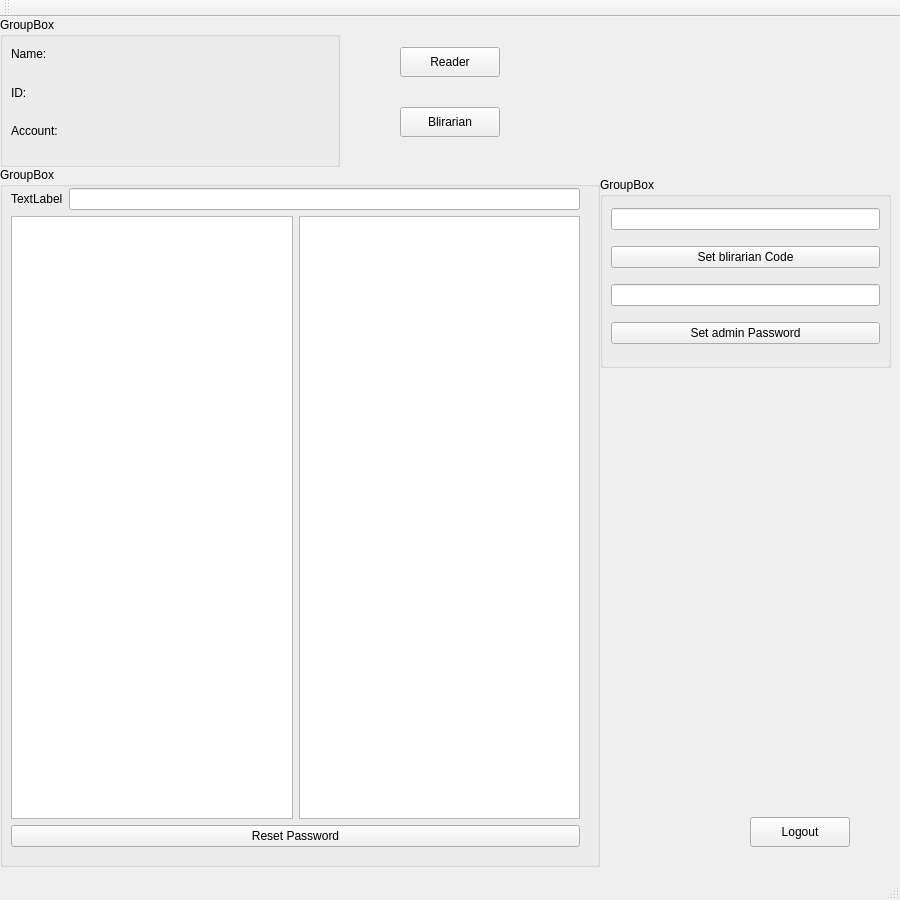
<?xml version="1.0" encoding="UTF-8"?>
<ui version="4.0">
 <class>MainWindow</class>
 <widget class="QMainWindow" name="MainWindow">
  <property name="geometry">
   <rect>
    <x>0</x>
    <y>0</y>
    <width>900</width>
    <height>900</height>
   </rect>
  </property>
  <property name="windowTitle">
   <string>MainWindow</string>
  </property>
  <widget class="QWidget" name="centralWidget">
   <widget class="QStackedWidget" name="stackedWidget">
    <property name="geometry">
     <rect>
      <x>0</x>
      <y>0</y>
      <width>900</width>
      <height>900</height>
     </rect>
    </property>
    <property name="currentIndex">
     <number>2</number>
    </property>
    <widget class="QWidget" name="page">
     <widget class="QPushButton" name="ExitBtn">
      <property name="geometry">
       <rect>
        <x>790</x>
        <y>800</y>
        <width>100</width>
        <height>30</height>
       </rect>
      </property>
      <property name="text">
       <string>EXIT</string>
      </property>
     </widget>
     <widget class="QWidget" name="layoutWidget">
      <property name="geometry">
       <rect>
        <x>13</x>
        <y>10</y>
        <width>881</width>
        <height>38</height>
       </rect>
      </property>
      <layout class="QHBoxLayout" name="horizontalLayout_5">
       <item>
        <widget class="QLabel" name="label_3">
         <property name="font">
          <font>
           <family>Ravie</family>
           <pointsize>20</pointsize>
          </font>
         </property>
         <property name="text">
          <string>LIBPRO</string>
         </property>
        </widget>
       </item>
       <item>
        <layout class="QHBoxLayout" name="horizontalLayout_4">
         <item>
          <layout class="QHBoxLayout" name="horizontalLayout_3">
           <item>
            <widget class="QLabel" name="label">
             <property name="text">
              <string>Account Name</string>
             </property>
            </widget>
           </item>
           <item>
            <widget class="QLineEdit" name="AccountEdit"/>
           </item>
          </layout>
         </item>
         <item>
          <layout class="QHBoxLayout" name="horizontalLayout_2">
           <item>
            <widget class="QLabel" name="label_2">
             <property name="text">
              <string>Password</string>
             </property>
            </widget>
           </item>
           <item>
            <widget class="QLineEdit" name="PassEdit">
             <property name="echoMode">
              <enum>QLineEdit::Password</enum>
             </property>
            </widget>
           </item>
          </layout>
         </item>
         <item>
          <layout class="QHBoxLayout" name="horizontalLayout">
           <item>
            <widget class="QPushButton" name="Loginbtn">
             <property name="text">
              <string>Login</string>
             </property>
            </widget>
           </item>
           <item>
            <widget class="QPushButton" name="Registerbtn">
             <property name="text">
              <string>Register</string>
             </property>
            </widget>
           </item>
          </layout>
         </item>
        </layout>
       </item>
      </layout>
     </widget>
     <widget class="QPushButton" name="pushButton_11">
      <property name="geometry">
       <rect>
        <x>90</x>
        <y>800</y>
        <width>113</width>
        <height>32</height>
       </rect>
      </property>
      <property name="text">
       <string>Search</string>
      </property>
     </widget>
     <widget class="QScrollArea" name="scrollArea_3">
      <property name="geometry">
       <rect>
        <x>90</x>
        <y>390</y>
        <width>700</width>
        <height>300</height>
       </rect>
      </property>
      <property name="widgetResizable">
       <bool>true</bool>
      </property>
      <widget class="QWidget" name="scrollAreaWidgetContents_3">
       <property name="geometry">
        <rect>
         <x>0</x>
         <y>0</y>
         <width>698</width>
         <height>298</height>
        </rect>
       </property>
       <widget class="QLabel" name="BookName_3">
        <property name="geometry">
         <rect>
          <x>20</x>
          <y>20</y>
          <width>660</width>
          <height>30</height>
         </rect>
        </property>
        <property name="text">
         <string>Name:</string>
        </property>
       </widget>
       <widget class="QLabel" name="BookAuthor_3">
        <property name="geometry">
         <rect>
          <x>20</x>
          <y>60</y>
          <width>660</width>
          <height>30</height>
         </rect>
        </property>
        <property name="text">
         <string>Author:</string>
        </property>
       </widget>
       <widget class="QLabel" name="BookType_3">
        <property name="geometry">
         <rect>
          <x>20</x>
          <y>100</y>
          <width>660</width>
          <height>30</height>
         </rect>
        </property>
        <property name="text">
         <string>Type:</string>
        </property>
       </widget>
       <widget class="QLabel" name="BookRate_3">
        <property name="geometry">
         <rect>
          <x>20</x>
          <y>140</y>
          <width>660</width>
          <height>30</height>
         </rect>
        </property>
        <property name="text">
         <string>Rate:</string>
        </property>
       </widget>
       <widget class="QLabel" name="BookDes_3">
        <property name="geometry">
         <rect>
          <x>20</x>
          <y>179</y>
          <width>660</width>
          <height>101</height>
         </rect>
        </property>
        <property name="text">
         <string>Describe:</string>
        </property>
       </widget>
      </widget>
     </widget>
     <widget class="QGroupBox" name="groupBox_8">
      <property name="geometry">
       <rect>
        <x>90</x>
        <y>90</y>
        <width>700</width>
        <height>270</height>
       </rect>
      </property>
      <property name="title">
       <string>GroupBox</string>
      </property>
      <widget class="QPushButton" name="BookShow_11">
       <property name="geometry">
        <rect>
         <x>20</x>
         <y>20</y>
         <width>310</width>
         <height>30</height>
        </rect>
       </property>
       <property name="text">
        <string>PushButton</string>
       </property>
      </widget>
      <widget class="QPushButton" name="BookShow_12">
       <property name="geometry">
        <rect>
         <x>20</x>
         <y>60</y>
         <width>310</width>
         <height>30</height>
        </rect>
       </property>
       <property name="text">
        <string>PushButton</string>
       </property>
      </widget>
      <widget class="QPushButton" name="BookShow_13">
       <property name="geometry">
        <rect>
         <x>20</x>
         <y>100</y>
         <width>310</width>
         <height>30</height>
        </rect>
       </property>
       <property name="text">
        <string>PushButton</string>
       </property>
      </widget>
      <widget class="QPushButton" name="BookShow_14">
       <property name="geometry">
        <rect>
         <x>20</x>
         <y>140</y>
         <width>310</width>
         <height>30</height>
        </rect>
       </property>
       <property name="text">
        <string>PushButton</string>
       </property>
      </widget>
      <widget class="QPushButton" name="BookShow_15">
       <property name="geometry">
        <rect>
         <x>20</x>
         <y>180</y>
         <width>310</width>
         <height>30</height>
        </rect>
       </property>
       <property name="text">
        <string>PushButton</string>
       </property>
      </widget>
      <widget class="QPushButton" name="BookShow_16">
       <property name="geometry">
        <rect>
         <x>370</x>
         <y>20</y>
         <width>310</width>
         <height>30</height>
        </rect>
       </property>
       <property name="text">
        <string>PushButton</string>
       </property>
      </widget>
      <widget class="QPushButton" name="BookShow_17">
       <property name="geometry">
        <rect>
         <x>370</x>
         <y>60</y>
         <width>310</width>
         <height>30</height>
        </rect>
       </property>
       <property name="text">
        <string>PushButton</string>
       </property>
      </widget>
      <widget class="QPushButton" name="BookShow_18">
       <property name="geometry">
        <rect>
         <x>370</x>
         <y>100</y>
         <width>310</width>
         <height>30</height>
        </rect>
       </property>
       <property name="text">
        <string>PushButton</string>
       </property>
      </widget>
      <widget class="QPushButton" name="BookShow_19">
       <property name="geometry">
        <rect>
         <x>370</x>
         <y>140</y>
         <width>310</width>
         <height>30</height>
        </rect>
       </property>
       <property name="text">
        <string>PushButton</string>
       </property>
      </widget>
      <widget class="QPushButton" name="BookShow_20">
       <property name="geometry">
        <rect>
         <x>370</x>
         <y>180</y>
         <width>310</width>
         <height>30</height>
        </rect>
       </property>
       <property name="text">
        <string>PushButton</string>
       </property>
      </widget>
      <widget class="QWidget" name="layoutWidget_5">
       <property name="geometry">
        <rect>
         <x>18</x>
         <y>230</y>
         <width>661</width>
         <height>32</height>
        </rect>
       </property>
       <layout class="QHBoxLayout" name="horizontalLayout_14">
        <item>
         <widget class="QPushButton" name="pushButton_12">
          <property name="text">
           <string>HOT BOOK!</string>
          </property>
         </widget>
        </item>
        <item>
         <widget class="QPushButton" name="pushButton_13">
          <property name="text">
           <string>NEW BOOK!</string>
          </property>
         </widget>
        </item>
        <item>
         <widget class="QPushButton" name="pushButton_14">
          <property name="text">
           <string>OLD GOOD BOOK!</string>
          </property>
         </widget>
        </item>
       </layout>
      </widget>
     </widget>
    </widget>
    <widget class="QWidget" name="page_2">
     <widget class="QPushButton" name="LogOut">
      <property name="geometry">
       <rect>
        <x>790</x>
        <y>800</y>
        <width>100</width>
        <height>30</height>
       </rect>
      </property>
      <property name="text">
       <string>Logout</string>
      </property>
     </widget>
     <widget class="QGroupBox" name="groupBox">
      <property name="geometry">
       <rect>
        <x>100</x>
        <y>150</y>
        <width>700</width>
        <height>270</height>
       </rect>
      </property>
      <property name="title">
       <string>GroupBox</string>
      </property>
      <widget class="QPushButton" name="BookShow">
       <property name="geometry">
        <rect>
         <x>20</x>
         <y>20</y>
         <width>310</width>
         <height>30</height>
        </rect>
       </property>
       <property name="text">
        <string>PushButton</string>
       </property>
      </widget>
      <widget class="QPushButton" name="BookShow_2">
       <property name="geometry">
        <rect>
         <x>20</x>
         <y>60</y>
         <width>310</width>
         <height>30</height>
        </rect>
       </property>
       <property name="text">
        <string>PushButton</string>
       </property>
      </widget>
      <widget class="QPushButton" name="BookShow_3">
       <property name="geometry">
        <rect>
         <x>20</x>
         <y>100</y>
         <width>310</width>
         <height>30</height>
        </rect>
       </property>
       <property name="text">
        <string>PushButton</string>
       </property>
      </widget>
      <widget class="QPushButton" name="BookShow_4">
       <property name="geometry">
        <rect>
         <x>20</x>
         <y>140</y>
         <width>310</width>
         <height>30</height>
        </rect>
       </property>
       <property name="text">
        <string>PushButton</string>
       </property>
      </widget>
      <widget class="QPushButton" name="BookShow_5">
       <property name="geometry">
        <rect>
         <x>20</x>
         <y>180</y>
         <width>310</width>
         <height>30</height>
        </rect>
       </property>
       <property name="text">
        <string>PushButton</string>
       </property>
      </widget>
      <widget class="QPushButton" name="BookShow_6">
       <property name="geometry">
        <rect>
         <x>370</x>
         <y>20</y>
         <width>310</width>
         <height>30</height>
        </rect>
       </property>
       <property name="text">
        <string>PushButton</string>
       </property>
      </widget>
      <widget class="QPushButton" name="BookShow_7">
       <property name="geometry">
        <rect>
         <x>370</x>
         <y>60</y>
         <width>310</width>
         <height>30</height>
        </rect>
       </property>
       <property name="text">
        <string>PushButton</string>
       </property>
      </widget>
      <widget class="QPushButton" name="BookShow_8">
       <property name="geometry">
        <rect>
         <x>370</x>
         <y>100</y>
         <width>310</width>
         <height>30</height>
        </rect>
       </property>
       <property name="text">
        <string>PushButton</string>
       </property>
      </widget>
      <widget class="QPushButton" name="BookShow_9">
       <property name="geometry">
        <rect>
         <x>370</x>
         <y>140</y>
         <width>310</width>
         <height>30</height>
        </rect>
       </property>
       <property name="text">
        <string>PushButton</string>
       </property>
      </widget>
      <widget class="QPushButton" name="BookShow_10">
       <property name="geometry">
        <rect>
         <x>370</x>
         <y>180</y>
         <width>310</width>
         <height>30</height>
        </rect>
       </property>
       <property name="text">
        <string>PushButton</string>
       </property>
      </widget>
      <widget class="QWidget" name="layoutWidget">
       <property name="geometry">
        <rect>
         <x>18</x>
         <y>230</y>
         <width>661</width>
         <height>32</height>
        </rect>
       </property>
       <layout class="QHBoxLayout" name="horizontalLayout_6">
        <item>
         <widget class="QPushButton" name="pushButton">
          <property name="text">
           <string>HOT BOOK!</string>
          </property>
         </widget>
        </item>
        <item>
         <widget class="QPushButton" name="pushButton_2">
          <property name="text">
           <string>NEW BOOK!</string>
          </property>
         </widget>
        </item>
        <item>
         <widget class="QPushButton" name="pushButton_3">
          <property name="text">
           <string>OLD GOOD BOOK!</string>
          </property>
         </widget>
        </item>
       </layout>
      </widget>
     </widget>
     <widget class="QScrollArea" name="scrollArea">
      <property name="geometry">
       <rect>
        <x>100</x>
        <y>450</y>
        <width>700</width>
        <height>300</height>
       </rect>
      </property>
      <property name="widgetResizable">
       <bool>true</bool>
      </property>
      <widget class="QWidget" name="scrollAreaWidgetContents">
       <property name="geometry">
        <rect>
         <x>0</x>
         <y>0</y>
         <width>698</width>
         <height>298</height>
        </rect>
       </property>
       <widget class="QLabel" name="BookName">
        <property name="geometry">
         <rect>
          <x>20</x>
          <y>20</y>
          <width>660</width>
          <height>30</height>
         </rect>
        </property>
        <property name="text">
         <string>Name:</string>
        </property>
       </widget>
       <widget class="QLabel" name="BookAuthor">
        <property name="geometry">
         <rect>
          <x>20</x>
          <y>60</y>
          <width>660</width>
          <height>30</height>
         </rect>
        </property>
        <property name="text">
         <string>Author:</string>
        </property>
       </widget>
       <widget class="QLabel" name="BookType">
        <property name="geometry">
         <rect>
          <x>20</x>
          <y>100</y>
          <width>660</width>
          <height>30</height>
         </rect>
        </property>
        <property name="text">
         <string>Type:</string>
        </property>
       </widget>
       <widget class="QLabel" name="BookRate">
        <property name="geometry">
         <rect>
          <x>20</x>
          <y>140</y>
          <width>660</width>
          <height>30</height>
         </rect>
        </property>
        <property name="text">
         <string>Rate:</string>
        </property>
       </widget>
       <widget class="QLabel" name="BookDes">
        <property name="geometry">
         <rect>
          <x>20</x>
          <y>179</y>
          <width>660</width>
          <height>101</height>
         </rect>
        </property>
        <property name="text">
         <string>Describe:</string>
        </property>
       </widget>
      </widget>
     </widget>
     <widget class="QGroupBox" name="groupBox_2">
      <property name="geometry">
       <rect>
        <x>0</x>
        <y>0</y>
        <width>340</width>
        <height>150</height>
       </rect>
      </property>
      <property name="title">
       <string>GroupBox</string>
      </property>
      <widget class="QWidget" name="layoutWidget">
       <property name="geometry">
        <rect>
         <x>0</x>
         <y>10</y>
         <width>331</width>
         <height>141</height>
        </rect>
       </property>
       <layout class="QVBoxLayout" name="verticalLayout">
        <item>
         <widget class="QLabel" name="Name">
          <property name="text">
           <string>Name:</string>
          </property>
         </widget>
        </item>
        <item>
         <widget class="QLabel" name="ID">
          <property name="text">
           <string>ID:</string>
          </property>
         </widget>
        </item>
        <item>
         <widget class="QLabel" name="AccName">
          <property name="text">
           <string>Account:</string>
          </property>
         </widget>
        </item>
        <item>
         <widget class="QPushButton" name="ChangeInfo">
          <property name="text">
           <string>Full Info</string>
          </property>
         </widget>
        </item>
        <item>
         <widget class="QPushButton" name="OK">
          <property name="text">
           <string>OK</string>
          </property>
         </widget>
        </item>
       </layout>
      </widget>
     </widget>
     <widget class="QPushButton" name="pushButton_4">
      <property name="geometry">
       <rect>
        <x>0</x>
        <y>0</y>
        <width>100</width>
        <height>30</height>
       </rect>
      </property>
      <property name="text">
       <string>User Info</string>
      </property>
     </widget>
     <widget class="QPushButton" name="AdminTab">
      <property name="geometry">
       <rect>
        <x>400</x>
        <y>30</y>
        <width>100</width>
        <height>30</height>
       </rect>
      </property>
      <property name="text">
       <string>Admin Screen</string>
      </property>
     </widget>
     <widget class="QPushButton" name="blirarian_2">
      <property name="geometry">
       <rect>
        <x>400</x>
        <y>90</y>
        <width>100</width>
        <height>30</height>
       </rect>
      </property>
      <property name="text">
       <string>Blirarian</string>
      </property>
     </widget>
     <widget class="QPushButton" name="pushButton_5">
      <property name="geometry">
       <rect>
        <x>100</x>
        <y>800</y>
        <width>100</width>
        <height>30</height>
       </rect>
      </property>
      <property name="text">
       <string>Add to cart</string>
      </property>
     </widget>
     <widget class="QPushButton" name="Cart">
      <property name="geometry">
       <rect>
        <x>280</x>
        <y>800</y>
        <width>100</width>
        <height>30</height>
       </rect>
      </property>
      <property name="text">
       <string>Go to Cart</string>
      </property>
     </widget>
     <widget class="QPushButton" name="SearchReader">
      <property name="geometry">
       <rect>
        <x>570</x>
        <y>60</y>
        <width>131</width>
        <height>32</height>
       </rect>
      </property>
      <property name="text">
       <string>Search</string>
      </property>
     </widget>
    </widget>
    <widget class="QWidget" name="page_3">
     <widget class="QGroupBox" name="groupBox_3">
      <property name="geometry">
       <rect>
        <x>0</x>
        <y>150</y>
        <width>600</width>
        <height>700</height>
       </rect>
      </property>
      <property name="title">
       <string>GroupBox</string>
      </property>
      <widget class="QWidget" name="layoutWidget">
       <property name="geometry">
        <rect>
         <x>0</x>
         <y>10</y>
         <width>591</width>
         <height>681</height>
        </rect>
       </property>
       <layout class="QVBoxLayout" name="verticalLayout_2">
        <item>
         <layout class="QHBoxLayout" name="horizontalLayout_9">
          <item>
           <widget class="QLabel" name="label_4">
            <property name="text">
             <string>TextLabel</string>
            </property>
           </widget>
          </item>
          <item>
           <widget class="QLineEdit" name="lineEdit"/>
          </item>
         </layout>
        </item>
        <item>
         <layout class="QHBoxLayout" name="horizontalLayout_8">
          <item>
           <widget class="QListWidget" name="listWidget"/>
          </item>
          <item>
           <widget class="QListWidget" name="listWidget_2"/>
          </item>
         </layout>
        </item>
        <item>
         <layout class="QHBoxLayout" name="horizontalLayout_7">
          <item>
           <widget class="QPushButton" name="pushButton_6">
            <property name="text">
             <string>Reset Password</string>
            </property>
           </widget>
          </item>
         </layout>
        </item>
       </layout>
      </widget>
     </widget>
     <widget class="QPushButton" name="Exit">
      <property name="geometry">
       <rect>
        <x>750</x>
        <y>800</y>
        <width>100</width>
        <height>30</height>
       </rect>
      </property>
      <property name="text">
       <string>Logout</string>
      </property>
     </widget>
     <widget class="QGroupBox" name="groupBox_4">
      <property name="geometry">
       <rect>
        <x>0</x>
        <y>0</y>
        <width>340</width>
        <height>150</height>
       </rect>
      </property>
      <property name="title">
       <string>GroupBox</string>
      </property>
      <widget class="QWidget" name="layoutWidget_2">
       <property name="geometry">
        <rect>
         <x>0</x>
         <y>10</y>
         <width>331</width>
         <height>131</height>
        </rect>
       </property>
       <layout class="QVBoxLayout" name="verticalLayout_3">
        <item>
         <widget class="QLabel" name="Name_2">
          <property name="text">
           <string>Name:</string>
          </property>
         </widget>
        </item>
        <item>
         <widget class="QLabel" name="ID_2">
          <property name="text">
           <string>ID:</string>
          </property>
         </widget>
        </item>
        <item>
         <widget class="QLabel" name="AccName_2">
          <property name="text">
           <string>Account:</string>
          </property>
         </widget>
        </item>
       </layout>
      </widget>
     </widget>
     <widget class="QPushButton" name="Reader">
      <property name="geometry">
       <rect>
        <x>400</x>
        <y>30</y>
        <width>100</width>
        <height>30</height>
       </rect>
      </property>
      <property name="text">
       <string>Reader</string>
      </property>
     </widget>
     <widget class="QPushButton" name="blirarian">
      <property name="geometry">
       <rect>
        <x>400</x>
        <y>90</y>
        <width>100</width>
        <height>30</height>
       </rect>
      </property>
      <property name="text">
       <string>Blirarian</string>
      </property>
     </widget>
     <widget class="QGroupBox" name="groupBox_7">
      <property name="geometry">
       <rect>
        <x>600</x>
        <y>160</y>
        <width>291</width>
        <height>191</height>
       </rect>
      </property>
      <property name="title">
       <string>GroupBox</string>
      </property>
      <widget class="QWidget" name="layoutWidget">
       <property name="geometry">
        <rect>
         <x>0</x>
         <y>10</y>
         <width>291</width>
         <height>181</height>
        </rect>
       </property>
       <layout class="QVBoxLayout" name="verticalLayout_9">
        <item>
         <widget class="QLineEdit" name="lineEdit_3"/>
        </item>
        <item>
         <widget class="QPushButton" name="blirarian_3">
          <property name="text">
           <string>Set blirarian Code</string>
          </property>
         </widget>
        </item>
        <item>
         <widget class="QLineEdit" name="lineEdit_4"/>
        </item>
        <item>
         <widget class="QPushButton" name="blirarian_4">
          <property name="text">
           <string>Set admin Password</string>
          </property>
         </widget>
        </item>
       </layout>
      </widget>
     </widget>
    </widget>
    <widget class="QWidget" name="page_4">
     <widget class="QGroupBox" name="groupBox_5">
      <property name="geometry">
       <rect>
        <x>0</x>
        <y>0</y>
        <width>340</width>
        <height>150</height>
       </rect>
      </property>
      <property name="title">
       <string>GroupBox</string>
      </property>
      <widget class="QWidget" name="layoutWidget_3">
       <property name="geometry">
        <rect>
         <x>0</x>
         <y>10</y>
         <width>331</width>
         <height>131</height>
        </rect>
       </property>
       <layout class="QVBoxLayout" name="verticalLayout_4">
        <item>
         <widget class="QLabel" name="Name_3">
          <property name="text">
           <string>Name:</string>
          </property>
         </widget>
        </item>
        <item>
         <widget class="QLabel" name="ID_3">
          <property name="text">
           <string>ID:</string>
          </property>
         </widget>
        </item>
        <item>
         <widget class="QLabel" name="AccName_3">
          <property name="text">
           <string>Account:</string>
          </property>
         </widget>
        </item>
       </layout>
      </widget>
     </widget>
     <widget class="QPushButton" name="Reader111">
      <property name="geometry">
       <rect>
        <x>400</x>
        <y>30</y>
        <width>100</width>
        <height>30</height>
       </rect>
      </property>
      <property name="text">
       <string>Admin</string>
      </property>
     </widget>
     <widget class="QPushButton" name="Admin111">
      <property name="geometry">
       <rect>
        <x>400</x>
        <y>90</y>
        <width>100</width>
        <height>30</height>
       </rect>
      </property>
      <property name="text">
       <string>Reader</string>
      </property>
     </widget>
     <widget class="QPushButton" name="logoutblirarian">
      <property name="geometry">
       <rect>
        <x>750</x>
        <y>800</y>
        <width>100</width>
        <height>30</height>
       </rect>
      </property>
      <property name="text">
       <string>Logout</string>
      </property>
     </widget>
     <widget class="QPushButton" name="Admin111_2">
      <property name="geometry">
       <rect>
        <x>560</x>
        <y>90</y>
        <width>100</width>
        <height>30</height>
       </rect>
      </property>
      <property name="text">
       <string>Add Book</string>
      </property>
     </widget>
     <widget class="QWidget" name="layoutWidget">
      <property name="geometry">
       <rect>
        <x>0</x>
        <y>190</y>
        <width>681</width>
        <height>241</height>
       </rect>
      </property>
      <layout class="QVBoxLayout" name="verticalLayout_5">
       <item>
        <widget class="QLabel" name="label_5">
         <property name="text">
          <string>List of request</string>
         </property>
        </widget>
       </item>
       <item>
        <layout class="QHBoxLayout" name="horizontalLayout_10">
         <item>
          <widget class="QListWidget" name="listWidget_3"/>
         </item>
         <item>
          <widget class="QListWidget" name="listWidget_4"/>
         </item>
        </layout>
       </item>
       <item>
        <widget class="QPushButton" name="accept">
         <property name="text">
          <string>Accept</string>
         </property>
        </widget>
       </item>
      </layout>
     </widget>
     <widget class="QWidget" name="layoutWidget">
      <property name="geometry">
       <rect>
        <x>0</x>
        <y>430</y>
        <width>681</width>
        <height>401</height>
       </rect>
      </property>
      <layout class="QVBoxLayout" name="verticalLayout_8">
       <item>
        <layout class="QHBoxLayout" name="horizontalLayout_13">
         <item>
          <widget class="QLabel" name="label_7">
           <property name="text">
            <string> Search Book:  </string>
           </property>
          </widget>
         </item>
         <item>
          <widget class="QLineEdit" name="lineEdit_2">
           <property name="text">
            <string/>
           </property>
          </widget>
         </item>
        </layout>
       </item>
       <item>
        <layout class="QHBoxLayout" name="horizontalLayout_12">
         <item>
          <widget class="QListWidget" name="listWidget_7"/>
         </item>
         <item>
          <widget class="QListWidget" name="listWidget_8"/>
         </item>
        </layout>
       </item>
       <item>
        <widget class="QPushButton" name="pushButton_7">
         <property name="text">
          <string>Delete Book</string>
         </property>
        </widget>
       </item>
       <item>
        <widget class="QPushButton" name="pushButton_9">
         <property name="text">
          <string>Change Info</string>
         </property>
        </widget>
       </item>
      </layout>
     </widget>
    </widget>
    <widget class="QWidget" name="page_6">
     <widget class="QComboBox" name="comboBox">
      <property name="geometry">
       <rect>
        <x>90</x>
        <y>40</y>
        <width>104</width>
        <height>26</height>
       </rect>
      </property>
     </widget>
     <widget class="QScrollArea" name="scrollArea_2">
      <property name="geometry">
       <rect>
        <x>80</x>
        <y>290</y>
        <width>671</width>
        <height>261</height>
       </rect>
      </property>
      <property name="widgetResizable">
       <bool>true</bool>
      </property>
      <widget class="QWidget" name="scrollAreaWidgetContents_2">
       <property name="geometry">
        <rect>
         <x>0</x>
         <y>0</y>
         <width>669</width>
         <height>259</height>
        </rect>
       </property>
       <widget class="QLabel" name="BookName_2">
        <property name="geometry">
         <rect>
          <x>20</x>
          <y>20</y>
          <width>660</width>
          <height>30</height>
         </rect>
        </property>
        <property name="text">
         <string>Name:</string>
        </property>
       </widget>
       <widget class="QLabel" name="BookAuthor_2">
        <property name="geometry">
         <rect>
          <x>20</x>
          <y>60</y>
          <width>660</width>
          <height>30</height>
         </rect>
        </property>
        <property name="text">
         <string>Author:</string>
        </property>
       </widget>
       <widget class="QLabel" name="BookType_2">
        <property name="geometry">
         <rect>
          <x>20</x>
          <y>100</y>
          <width>660</width>
          <height>30</height>
         </rect>
        </property>
        <property name="text">
         <string>Type:</string>
        </property>
       </widget>
       <widget class="QLabel" name="BookRate_2">
        <property name="geometry">
         <rect>
          <x>20</x>
          <y>140</y>
          <width>660</width>
          <height>30</height>
         </rect>
        </property>
        <property name="text">
         <string>Rate:</string>
        </property>
       </widget>
       <widget class="QLabel" name="BookDes_2">
        <property name="geometry">
         <rect>
          <x>20</x>
          <y>180</y>
          <width>660</width>
          <height>100</height>
         </rect>
        </property>
        <property name="text">
         <string>Describe:</string>
        </property>
       </widget>
       <widget class="QLabel" name="IDBook">
        <property name="geometry">
         <rect>
          <x>20</x>
          <y>180</y>
          <width>660</width>
          <height>30</height>
         </rect>
        </property>
        <property name="text">
         <string>IDBook:</string>
        </property>
       </widget>
      </widget>
     </widget>
     <widget class="QListWidget" name="listWidget_9">
      <property name="geometry">
       <rect>
        <x>90</x>
        <y>130</y>
        <width>491</width>
        <height>141</height>
       </rect>
      </property>
     </widget>
     <widget class="QPushButton" name="pushButton_10">
      <property name="geometry">
       <rect>
        <x>610</x>
        <y>80</y>
        <width>113</width>
        <height>32</height>
       </rect>
      </property>
      <property name="text">
       <string>search</string>
      </property>
     </widget>
     <widget class="QLineEdit" name="txtSearch">
      <property name="geometry">
       <rect>
        <x>90</x>
        <y>80</y>
        <width>491</width>
        <height>41</height>
       </rect>
      </property>
     </widget>
     <widget class="QPushButton" name="adcartsearch">
      <property name="geometry">
       <rect>
        <x>100</x>
        <y>600</y>
        <width>100</width>
        <height>30</height>
       </rect>
      </property>
      <property name="text">
       <string>Add to Cart</string>
      </property>
     </widget>
     <widget class="QPushButton" name="Gtcartfromsearch">
      <property name="geometry">
       <rect>
        <x>250</x>
        <y>600</y>
        <width>100</width>
        <height>30</height>
       </rect>
      </property>
      <property name="text">
       <string>Go to cart</string>
      </property>
     </widget>
     <widget class="QPushButton" name="BackfromSearch">
      <property name="geometry">
       <rect>
        <x>400</x>
        <y>600</y>
        <width>100</width>
        <height>30</height>
       </rect>
      </property>
      <property name="text">
       <string>Back</string>
      </property>
     </widget>
    </widget>
    <widget class="QWidget" name="page_5">
     <widget class="QGroupBox" name="groupBox_6">
      <property name="geometry">
       <rect>
        <x>0</x>
        <y>0</y>
        <width>340</width>
        <height>150</height>
       </rect>
      </property>
      <property name="title">
       <string>GroupBox</string>
      </property>
      <widget class="QWidget" name="layoutWidget_4">
       <property name="geometry">
        <rect>
         <x>0</x>
         <y>10</y>
         <width>331</width>
         <height>131</height>
        </rect>
       </property>
       <layout class="QVBoxLayout" name="verticalLayout_6">
        <item>
         <widget class="QLabel" name="Name_4">
          <property name="text">
           <string>Name:</string>
          </property>
         </widget>
        </item>
        <item>
         <widget class="QLabel" name="ID_4">
          <property name="text">
           <string>ID:</string>
          </property>
         </widget>
        </item>
        <item>
         <widget class="QLabel" name="AccName_4">
          <property name="text">
           <string>Account:</string>
          </property>
         </widget>
        </item>
       </layout>
      </widget>
     </widget>
     <widget class="QPushButton" name="Back">
      <property name="geometry">
       <rect>
        <x>750</x>
        <y>800</y>
        <width>100</width>
        <height>30</height>
       </rect>
      </property>
      <property name="text">
       <string>Back</string>
      </property>
     </widget>
     <widget class="QWidget" name="layoutWidget">
      <property name="geometry">
       <rect>
        <x>0</x>
        <y>180</y>
        <width>681</width>
        <height>661</height>
       </rect>
      </property>
      <layout class="QVBoxLayout" name="verticalLayout_7">
       <item>
        <widget class="QLabel" name="label_6">
         <property name="text">
          <string>List of request</string>
         </property>
        </widget>
       </item>
       <item>
        <layout class="QHBoxLayout" name="horizontalLayout_11">
         <item>
          <widget class="QListWidget" name="listWidget_5"/>
         </item>
         <item>
          <widget class="QListWidget" name="listWidget_6"/>
         </item>
        </layout>
       </item>
       <item>
        <widget class="QPushButton" name="pushButton_8">
         <property name="text">
          <string>Send Request</string>
         </property>
        </widget>
       </item>
      </layout>
     </widget>
    </widget>
   </widget>
  </widget>
  <widget class="QMenuBar" name="menuBar">
   <property name="geometry">
    <rect>
     <x>0</x>
     <y>0</y>
     <width>900</width>
     <height>21</height>
    </rect>
   </property>
  </widget>
  <widget class="QToolBar" name="mainToolBar">
   <attribute name="toolBarArea">
    <enum>TopToolBarArea</enum>
   </attribute>
   <attribute name="toolBarBreak">
    <bool>false</bool>
   </attribute>
  </widget>
  <widget class="QStatusBar" name="statusBar"/>
 </widget>
 <layoutdefault spacing="6" margin="11"/>
 <resources/>
 <connections/>
</ui>
